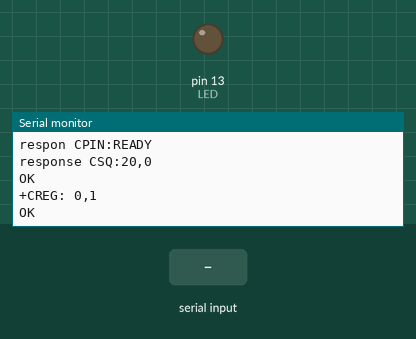
A sketch run on a simulated Arduino Uno, built with avr-gcc and run on an emulated ATmega328P. Parts: output pins drawn as LEDs (lit = HIGH), the last lines printed to the serial monitor. The inputs (shaded band) are chosen by the test bench. The modem accepts every AT command (registered, SIM ready, sends succeed) and sends nothing else; pins used as bus, display or sensor lines are not drawn.

Above: at 12.3 s.
12.4 s: "AT+CPIN?" received over the second serial link
At 13.1 s:
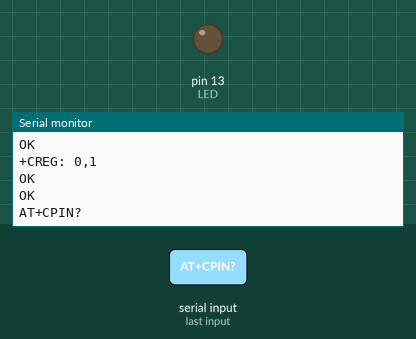
15.1 s: "+CPIN:" received over the second serial link
At 15.7 s:
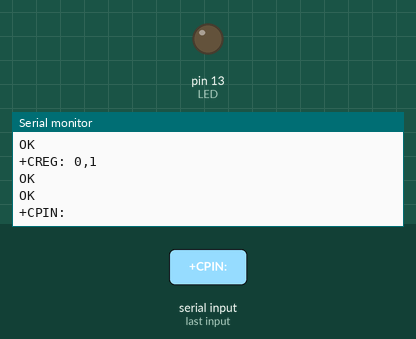

The sketch:

Arduino_SIM900.ino
```cpp
#include <SoftwareSerial.h>

#define SIM900A_RxPin 10
#define SIM900A_TxPin 11
#define PinResetSIM900A 12
#define LED 13

SoftwareSerial SIM900A(SIM900A_RxPin,SIM900A_TxPin);

String  cpin              ="";
String  csq               ="";
String  cipstatus         ="";
String  respondsend       ="";
String  Reply             ="";
String  Command           ="";
String  sender_phone      ="";
String  ResponeSMS        ="";

unsigned long   currentMillis     =0;
long            previousMillis    =0;

long int time             =0;

uint8_t FI                =0;
uint8_t LI                =0;

boolean sender            =false;
boolean LEDState          ;

#define S1debug true

void setup() {//setup
  Serial.begin(9600);
  SIM900A.begin(9600);

  //declare pin
  pinMode(PinResetSIM900A,OUTPUT);
  pinMode(LED,OUTPUT);
  delay(100);

  //warming up sim90A
  digitalWrite(PinResetSIM900A,LOW);
  delay(1000);
  digitalWrite(PinResetSIM900A,HIGH);
  delay(10000);
  //Connection();
  //DialVoiceCall();
}//setup

void loop() {//loop
  Connection();
  ReceivedMessage();
  SendMessage();
  DeletedSMSBerkala();
}//loop

//SendCommand
void SendCommand(String command, const int timeout, boolean debug){

  Reply="";

  SIM900A.println(command);
  if (command=="AT+CPIN?")
    {
     cpin="";
     if(debug){
       time = millis();
       while( (time+timeout) > millis()){
        while(SIM900A.available()){
          Reply += char(SIM900A.read());
         }
        }
       FI=0;
       LI=0;
       FI=Reply.indexOf("+CPIN:");
       LI=Reply.indexOf('Y',FI);
       cpin=Reply.substring(FI+6,LI+1);
       cpin.trim();
       if (cpin=="READY"){
         cpin="";
         cpin+="READY";
        }
       else{
         cpin="";
         cpin+="UNREADY";
       }
      Serial.print("respon CPIN:");
      Serial.println(cpin);
     }
    }

  else if(command=="AT+CSQ"){
      csq="";
      if(debug){
        time = millis();
        while( (time+timeout) > millis()){
          while(SIM900A.available()){
           Reply += char(SIM900A.read());
          }
        }
       FI=0;
       LI=0;
       FI=Reply.indexOf("+CSQ:");
       LI=Reply.indexOf(',',FI);
       csq=Reply.substring(FI+6,LI+3);
       csq.trim();
       Serial.print("response CSQ:");
       Serial.println(csq);
     }
    }

  else{
      if(debug){
        time = millis();
        while( (time+timeout) > millis()){
          while(SIM900A.available()){
          Reply += char(SIM900A.read());
         }
       }
       Serial.println(Reply);
      }
     }
}//SendCommand

//CekKoneksi
void Connection(){
  SendCommand("AT+CPIN?",250,S1debug);
  SendCommand("AT+CSQ",250,S1debug);
  SendCommand("AT+CREG=2",250,S1debug);
  SendCommand("AT+CREG?",250,S1debug);
}//CekKoneksi

//ReceivedMessage
void ReceivedMessage(){
  String      Password    ="";
              Command     ="";

  SendCommand("AT+CMGF=1\r",500,S1debug);//Text Mode
  SendCommand("AT+CNMI=3,3,0,0,0\r",500,S1debug);//open message manual
  SendCommand("AT+CMGR=1\r",500,S1debug);//read SMS first index

  FI=Reply.indexOf("GONDRIL");
  Password=Reply.substring(FI,FI+7);
  Password.trim();
  Serial.print("Key:");Serial.println(Password);

  if(Password=="GONDRIL"){

    LI=Reply.indexOf('#',FI);
    LI++;
    FI=Reply.indexOf('#',LI);
    Command=Reply.substring(LI,FI);
    Serial.print("Command:");Serial.println(Command);

     if(Command=="LED_ON"){
      digitalWrite(LED,HIGH);
      LEDState=true;
     }

     else if(Command=="LED_OFF"){
      digitalWrite(LED,LOW);
      LEDState=false;
     }

     //dapetin nomor hp pengirim
    FI=Reply.indexOf("+CMGR:");
    FI++;
    LI=Reply.indexOf('+',FI);
    FI=Reply.indexOf(',',LI);
    sender_phone=Reply.substring(LI,FI-1);
    sender_phone.trim();
    Serial.print("sender_phone:");Serial.println(sender_phone);

    if (sender_phone.length()>10){
      sender=true;
      //Serial.println("GET PHONE SEND NUMBER");
      SendCommand("AT+CMGD=1,4\r",500,S1debug);//Deleted all message
    }
    else{
      sender=false;
    }

  }
}//ReceivedMessage

//SendMessage
void SendMessage(){
  if (sender){
    if (Command=="LED_ON"||Command=="LED_OFF"){
      ResponeSMS="";
      ResponeSMS+="SN:";ResponeSMS.concat("BIR001");
      ResponeSMS+="\nSIM:";ResponeSMS.concat(cpin);
      ResponeSMS+="\nSQ :";ResponeSMS.concat(csq);

     if(LEDState==true){
       ResponeSMS+="\nLED:";ResponeSMS.concat("ON");
      }
     else{
       ResponeSMS+="\nLED :";ResponeSMS.concat("OFF");
      }

     SendCommand("AT+CMGS=\""+sender_phone+"\"",1000,S1debug);
     SendCommand(ResponeSMS,500,S1debug);
     SendCommand(String ((char)26),2000,S1debug);
    }
    sender=false;
  }
}//SendMessage

//DeletedSMSBerkala
void DeletedSMSBerkala(){
  currentMillis = millis();
  if (currentMillis - previousMillis > 300000) {//5 menit
    Serial.println("DeletedSMSBerkala");
    previousMillis = currentMillis;
  }
}//DeletedSMSBerkala

//DialVoiceCall
void DialVoiceCall(){
   SendCommand("ATD+62xxxxxxxxxxxx;",2000,S1debug);// "ATD+628xxxxxxxx"dial the number
   delay(1000);
}//DialVoiceCall
```

Measured:
- after the input at 12.4 s, the serial monitor: prints a new line after 0.26 s (image 1)
- after the input at 15.1 s, the serial monitor: prints a new line after 0.15 s (image 2)
